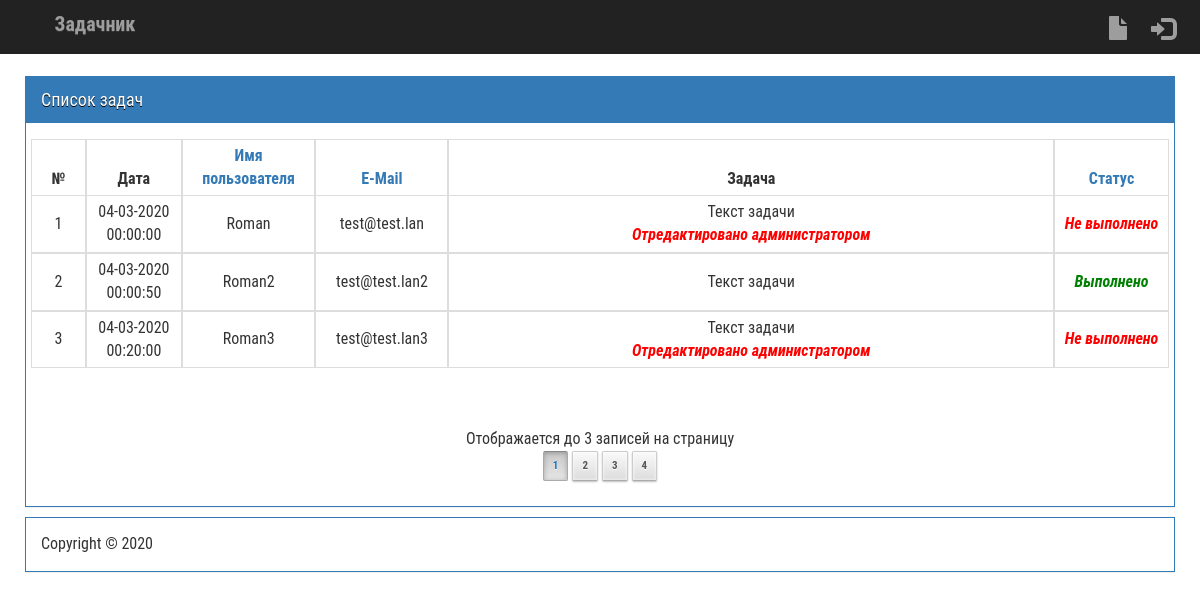
The page / on the database its author committed.
### tables this page shows
CREATE TABLE `zdchnk_data` (
  `id` int(5) NOT NULL,
  `user_name` varchar(50) NOT NULL,
  `user_email` varchar(75) NOT NULL,
  `task_message` varchar(1000) NOT NULL,
  `dt_create` varchar(30) NOT NULL,
  `dt_update` varchar(30) NOT NULL,
  `admin_edit` int(1) NOT NULL DEFAULT 0,
  `status` int(1) NOT NULL
);

### index.php (called while the page is built)
<?php include("header.php"); ?>
<?php include("header_body.php"); ?>
<?php include("show.php"); ?>
<?php include("footer_body.php"); ?>
<?php include("footer.php"); ?>

### config.php (called while the page is built, shortened)
<?php
try
{
	$dbprefix = "zdchnk_";
}
catch (PDOException $e)
{
    echo "Failed to get DB handle: " . $e->getMessage() . "\n";
    exit;
}
	$dbtable2 = $dbprefix."data";
	$sitename = "Задачник";
?>

### include/check_auth_user.php (called while the page is built, shortened)
<?php
if(isset($_COOKIE['autologin']) AND $_COOKIE['autologin'] == 1)
{
	$id_user = intval($_COOKIE['id']);
		$id_user_var_GLOBAL = $id_user;
	$vcard_user_fio = $_COOKIE['fio'];
		$vcard_user_fio_var_GLOBAL = $vcard_user_fio;
	$vcard_user_login = $_COOKIE['login'];
		$vcard_user_login_var_GLOBAL = $vcard_user_login;
	$autologin = intval($_COOKIE['autologin']);
		$autologin_var_GLOBAL = $autologin;
}
else
{
    $id_user = intval($_SESSION['id']);
}
?>

### include/show_all_table.php (the view, shortened to what this page needs)
<?php
$sortlinkgen1 = "index.php?page=".$_GET['page']."&sortbydown1";
$sortlinkgen2 = "index.php?page=".$_GET['page']."&sortbydown2";
$sortlinkgen3 = "index.php?page=".$_GET['page']."&sortbydown3";
?>
<table id="ghatable" class="sortable display table table-stripe dataTable no-footer" cellspacing="0" width="100%" role="grid" aria-describedby="ghatable_info" style="width: 100%;">
<thead>
<tr role="row">
<th width="1%" class="nosort" tabindex="0" aria-controls="ghatable" rowspan="1" colspan="1" align="center">№</th>
<th width="1%" class="sorting" tabindex="0" aria-controls="ghatable" rowspan="1" colspan="1" align="center">Дата</th>
<th width="1%" class="sorting" tabindex="0" aria-controls="ghatable" rowspan="1" colspan="1" align="center"><a href="<?php echo $sortlinkgen1; ?>">Имя пользователя</a></th>
<th width="1%" class="sorting" tabindex="0" aria-controls="ghatable" rowspan="1" colspan="1" align="center"><a href="<?php echo $sortlinkgen2; ?>">E-Mail</a></th>
<th width="15%" class="sorting" tabindex="0" aria-controls="ghatable" rowspan="1" colspan="1" align="center">Задача</th>
<th width="1%" class="sorting" tabindex="0" aria-controls="ghatable" rowspan="1" colspan="1" align="center"><a href="<?php echo $sortlinkgen3; ?>">Статус</a></th>
</tr>
</thead>
<tbody>
<?php
if(isset($_POST['reconpagesel'])){$per_page=$_POST['reconpagesel'];}else{$per_page=3;}
if(isset($_GET['page'])){$page=($_GET['page']-1);}else{$page=0;}
$start=abs($page*$per_page);
$query_pages = $dbh->prepare("SELECT count(*) FROM `".$dbtable2."`");
$query_pages->execute();
$rowses = $query_pages->fetch(PDO::FETCH_NUM);
$total_rows=$rowses[0];
$num_pages=ceil($total_rows/$per_page);
$query = $dbh->prepare("SELECT * FROM `".$dbtable2."` ".$ORDER_BY." LIMIT $start,$per_page");
$query->execute();
while($row = $query->fetch(PDO::FETCH_ASSOC))
{
	$id_var = $row['id'];
	$user_name_var = $row['user_name'];
	$user_email_var = $row['user_email'];
	$task_message_var = $row['task_message'];
	$dt_create_var = $row['dt_create'];
	if($row['admin_edit'] == 1){$task_message_var = $task_message_var."<br /><i><b><font color=#ff0000>Отредактировано администратором</font></b></i>";}
	if($row['status'] == 1){$status_var = "<i><b><font color=green>Выполнено</font></b></i>";}else{$status_var = "<i><b><font color=red>Не выполнено</font></b></i>";}
	$dt_create_var = strtotime($dt_create_var);
	$dt_create_var = date("d-m-Y H:i:s", $dt_create_var);
	if(isset($id_user) AND $id_user != 0){$linkurledit = " onclick=\"location.href='add.php?edit_task=".$id_var."'\"";}else{$linkurledit = "";}
?>
<tr role="row" class="odd" style="cursor:pointer;">
<td align="center" <?php echo $linkurledit; ?>><?php echo $id_var; ?></td>
<td align="center" <?php echo $linkurledit; ?>><?php echo $dt_create_var; ?></td>
<td align="center" <?php echo $linkurledit; ?>><?php echo $user_name_var; ?></td>
<td align="center" <?php echo $linkurledit; ?>><?php echo $user_email_var; ?></td>
<td align="center" <?php echo $linkurledit; ?>><?php echo $task_message_var; ?></td>
<td align="center" <?php echo $linkurledit; ?>><?php echo $status_var; ?></td>
</tr>
<?php
}
?>
</tbody>
</table>

### header.php (shortened to what this page needs)
<?php
include("config.php");
include("include/check_auth_user.php");
include("include/functions.php");
?>
<html xmlns="http://www.w3.org/1999/xhtml">
<head>
<link rel="stylesheet" href="css/bootstrap.min.css">
<link rel="stylesheet" href="css/style.css">
<link rel="stylesheet" href="css/bootstrap.vertical-tabs.css">
<link rel="stylesheet" href="css/font-awesome.css">
<link rel="stylesheet" href="css/build.css">
<link rel="stylesheet" href="css/bootstrap.css">
<link rel="stylesheet" href="css/nf.css">
</head>
<body>

### header_body.php (shortened to what this page needs)
<div class="navbar navbar-inverse navbar-fixed-top" role="navigation" id="main_container">
<div class="container">
<div class="navbar-header">
<a class="brand" href="./">
<img data-toggle="tooltip" data-placement="bottom" title="" src="" style="max-width:30px;" data-original-title="Всевидящее око Саурона"> <?php echo $sitename; ?>
</a>
</div>
<div class="navbar-collapse collapse">
<ul class="nav navbar-nav navbar-right" style="font-size:24px;">
<li data-toggle="tooltip" data-placement="bottom" title="Добавить задание" data-original-title="Добавить задание">
<a href="add.php">
<span class="glyphicon glyphicon-file" aria-hidden="true"></span>
</a>
</li>
<?php if(isset($id_user) AND $id_user != 0){ ?>
<li class="dropdown" data-toggle="tooltip" data-placement="bottom" title="Выход" data-original-title="Выход">
<a href="logout.php?logout" class="dropdown-toggle" data-toggle="dropdown">
<span class="glyphicon glyphicon-log-out" aria-hidden="true"></span>
</a>
</li>
<?php }else{ ?>
<li class="dropdown" data-toggle="tooltip" data-placement="bottom" title="Выход" data-original-title="Вход">
<a href="admin.php" class="dropdown-toggle" data-toggle="dropdown">
<span class="glyphicon glyphicon-log-in" aria-hidden="true"></span>
</a>
</li>
<?php } ?>
</ul>
        </div>
      </div>
    </div>

### show.php (shortened to what this page needs)
<div class="container " id="main_container">
<div class="row">
<div class="col-md-3">
</div>
<div class="col-md-8" style="width:100%;">
<div class="panel panel-primary">
<div class="panel-heading"><div class="panel-title">
<?php echo "Список задач"; ?>
</div></div>
<div class="panel-body">
<div id="ghatable_wrapper" class="dataTables_wrapper form-inline dt-bootstrap no-footer">
<div class="row">
<div class="col-sm-3 text-left">
</div>
<div class="col-sm-9 text-right">
</div>
</div>
<div class="row">
<div class="col-sm-12">
<?php include("include/show_all_table.php"); ?>
</div>
</div>
<div class="row">
<div class="col-sm-3 text-left">
</div>
<div class="col-sm-9 text-right">
<div class="dataTables_paginate paging_simple_numbers" id="ghatable_paginate">
</div>
</div>
<?php echo getnumpage($per_page,$num_pages,$page,$get_param_page,$get_param_page_ext,$sortlinkgenX); ?>
</div>
</div>
</div>
</div>
</div>

### include/functions.php
<?php
function getnumpage($per_page,$num_pages,$page,$get_param_page=null,$get_param_page_ext=null,$sortlinkgenX1=null)
{
	if($get_param_page == null){$get_param_page = "?";}else{$get_param_page = "?".$get_param_page."&";}
	if($get_param_page_ext == null){$get_param_page_ext = "";}else{$get_param_page_ext = "".$get_param_page_ext."&";}
	if($sortlinkgenX1 == null){$sortlinkgenX1 = "";}else{$sortlinkgenX1 = "".$sortlinkgenX1."&";}
echo '<center>Отображается до '.$per_page.' записей на страницу<br /> ';
for($i = $page - 5; $i <= $page + 5; $i++)
{
	if ($i < 1) {
		continue;
	} elseif ($i > $num_pages) {
		break;
	}
	if ($i-1 == $page)
	{
		echo "<span class=\"page_list\">".$i."</span>";
	}
	else
	{
		echo "<a href=\"".$_SERVER['PHP_SELF'].$get_param_page.$get_param_page_ext.$sortlinkgenX1."page=".$i."\" class=\"page_list\"><b>".$i."</b></a>";
	}
}
echo '</center>';
}
?>

### footer_body.php (shortened to what this page needs)
<div class="col-sm-12">
<div class="panel panel-primary">
<div class="panel-body">
Copyright © <?php echo date("Y"); ?> <strong><?php echo $name_footer_system_var; ?></strong> <i><?php echo $version_system_var; ?></i>
</div>
</div>
</div>

### footer.php (shortened to what this page needs)
</div>
</div>
</body>
</html>

### css/style.css (style rules this page uses)
a.page_list, span.page_list { -moz-user-select: none; background: none repeat scroll 0 0 #E0E0E0; border: 1px solid; border-radius: 2px 2px 2px 2px; color: #555555; display: inline-block; font-size: 11px; margin: 0 2px; padding: 6px 10px; text-shadow: 0 1px 0 #FFFFFF; vertical-align: middle; }
a.page_list { background-color: #DDDDDD; background-image: linear-gradient(to bottom, #FAFAFA, #DCDCDC); border-color: #CCCCCC #CCCCCC #AAAAAA; box-shadow: 0 1px 2px rgba(0, 0, 0, 0.25), 0 0 3px #FFFFFF inset; font-weight: bold; text-decoration: none; }
span.page_list, a.page_list, span.page_selected, span.page_dots { margin-right:2px; margin-bottom:2px; padding:6px 9px 6px 9px; margin-bottom:10px; }
span.page_list { background-color: #E0E0E0; background-image: linear-gradient(to bottom, #C8C8C8, #E6E6E6); border-color: #888888 #AAAAAA #AAAAAA; box-shadow: 0 1px 5px rgba(0, 0, 0, 0.25) inset, 0 1px 0 #FFFFFF; cursor: default; font-weight: bold; color:#1873B4; }

### header_body.php (style rules this page uses)
th { text-align: center !important; }

### rows shown on the page
zdchnk_data: id "1", dt_create "04-03-2020 00:00:00", user_name "Roman", user_email "test@test.lan", task_message "Текст задачи", status "Не выполнено"
zdchnk_data: id "2", dt_create "04-03-2020 00:00:50", user_name "Roman2", user_email "test@test.lan2", task_message "Текст задачи", status "Выполнено"
zdchnk_data: id "3", dt_create "04-03-2020 00:20:00", user_name "Roman3", user_email "test@test.lan3", task_message "Текст задачи", status "Не выполнено"

### other values the page prints
$sitename "Задачник"
$per_page "3"
